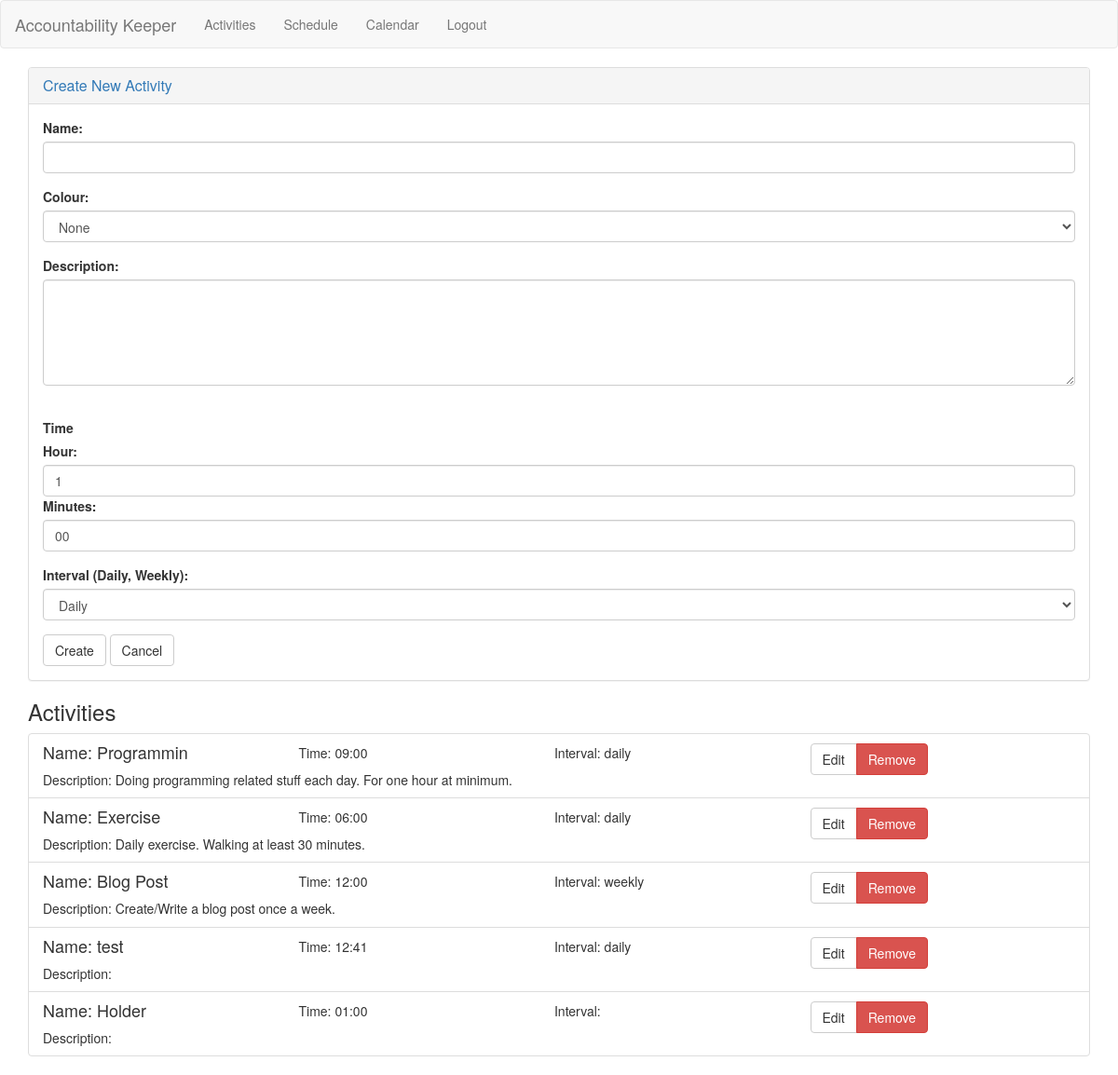
The app's page /activities.php?create (signed in), older data.
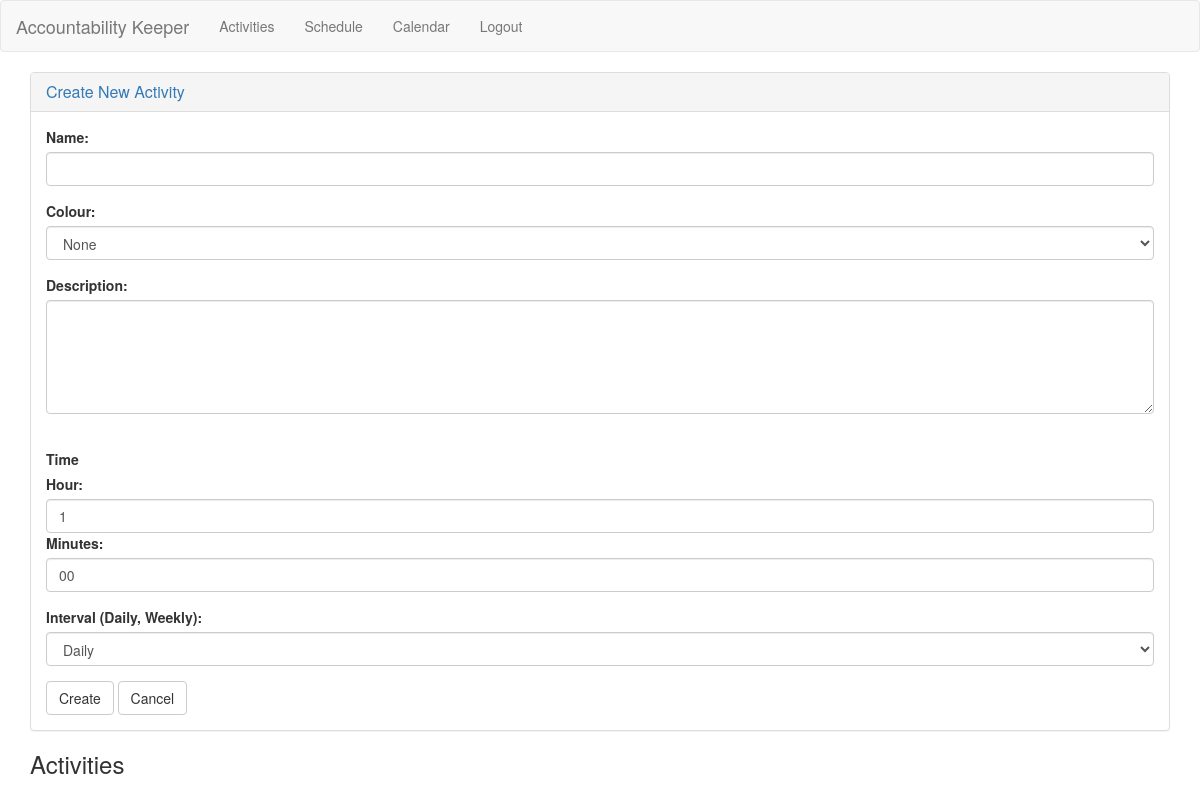
The same page, newer data.
### tables this page shows
CREATE TABLE `activities` (
  `id` int(11) NOT NULL AUTO_INCREMENT,
  `name` varchar(10) NOT NULL,
  `description` text,
  `time` time DEFAULT NULL,
  `day` varchar(10) DEFAULT NULL,
  `colour` varchar(45) DEFAULT NULL,
  PRIMARY KEY (`id`)
);

### database.php (called while the page is built, shortened)
<?php
	function connect() {
		$serverName = "localhost";
		  $userName = "ak-dbAccess";
		  $password = "password";
		  $dbname = "accountibilityKeeper";
		  $conn = new mysqli($serverName, $userName, $password, $dbname);
		  return $conn;
	}
	function db_getListOfActivities() {
		$conn = connect();
		  $sql = "select *, DATE_FORMAT(time, '%h:%i') as formatted_time from `activities`";
		  $result = $conn->query($sql);
		  $resultArray = array();
		  if ($result->num_rows > 0) {
		  	while($row = $result->fetch_assoc()) {
		  		array_push($resultArray, $row);
		  	}
		  	return $resultArray;
		  } else {
		  	return "0 activities list";
		  }
	}
?>

### helper.php (the view, shortened to what this page needs)
<?php
	include 'database.php';
	function getListOfActivities() {
		$result = db_getListOfActivities();
		echo '<form method="post" name="activityForm">';
		echo '<ul class="list-group">';
		foreach($result as $row) {
			echo '<li class="list-group-item">';
				echo '<div class="row">';
					echo '<div class="col-md-9 row">';
						echo '<h4 class="list-group-item-heading col-md-4" style="color:' . $row["colour"] . '">Name: ' . $row["name"] . "</h4>";
						echo '<p class="col-md-4">Time: ' . $row["formatted_time"] . '</p>';
						echo '<p class="col-md-4">Interval: ' . $row["day"] . '</p>';
						echo '<p class="list-group-item-text col-md-12">Description: ' . $row["description"] . "</p>";
					echo '</div>';
					echo "<div class=\"col-md-3 btn-group\"><a href=\"?edit&id=" . $row['id'] . "\" class=\"btn btn-default\">Edit</a>";
					echo '<button name="removeAction" value="'.$row['id'].'" class="btn btn-danger">Remove</button></div>';
				echo '</div>';
			echo '</li>';
  	}
  	echo '</ul>';
  	echo '</form>';
	}
	?>

Row changes from the older to the newer data that the page shows:
removed activities: name "Programmin", formatted_time "09:00", day "daily", description "Doing programming related stuff each day. For one hour at minimum.", $row['id'] 4 (drawn)
removed activities: name "Exercise", formatted_time "06:00", day "daily", description "Daily exercise. Walking at least 30 minutes.", $row['id'] 5 (drawn)
removed activities: name "Blog Post", formatted_time "12:00", day "weekly", description "Create/Write a blog post once a week.", $row['id'] 6 (drawn)
removed activities: name "test", formatted_time "12:41", day "daily", $row['id'] 7 (drawn)
removed activities: name "Holder", formatted_time "01:00", $row['id'] 9 (drawn)
